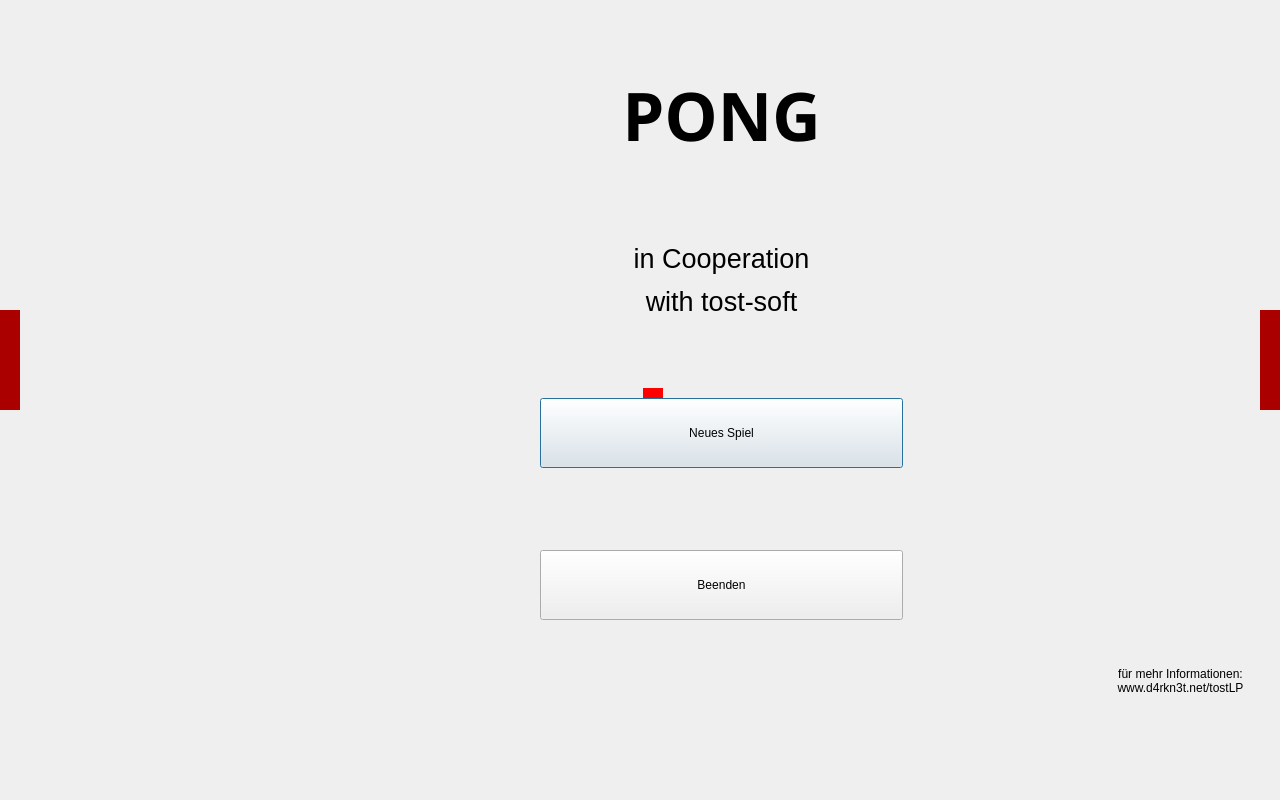
<?xml version="1.0" encoding="UTF-8"?>
<ui version="4.0">
 <class>CPongWindow</class>
 <widget class="QDialog" name="CPongWindow">
  <property name="geometry">
   <rect>
    <x>0</x>
    <y>0</y>
    <width>1280</width>
    <height>800</height>
   </rect>
  </property>
  <property name="windowTitle">
   <string>Pong</string>
  </property>
  <property name="styleSheet">
   <string notr="true"/>
  </property>
  <widget class="QWidget" name="Panel_Left" native="true">
   <property name="geometry">
    <rect>
     <x>0</x>
     <y>310</y>
     <width>20</width>
     <height>100</height>
    </rect>
   </property>
   <property name="autoFillBackground">
    <bool>false</bool>
   </property>
   <property name="styleSheet">
    <string notr="true">background-color: rgb(170, 0, 0);</string>
   </property>
  </widget>
  <widget class="QWidget" name="Ball" native="true">
   <property name="geometry">
    <rect>
     <x>643</x>
     <y>388</y>
     <width>20</width>
     <height>20</height>
    </rect>
   </property>
   <property name="styleSheet">
    <string notr="true">background-color: rgb(255, 0, 0);</string>
   </property>
  </widget>
  <widget class="QWidget" name="Panel_Right" native="true">
   <property name="geometry">
    <rect>
     <x>1260</x>
     <y>310</y>
     <width>20</width>
     <height>100</height>
    </rect>
   </property>
   <property name="styleSheet">
    <string notr="true">background-color: rgb(170, 0, 0);</string>
   </property>
  </widget>
  <widget class="QWidget" name="layoutWidget">
   <property name="geometry">
    <rect>
     <x>540</x>
     <y>69</y>
     <width>363</width>
     <height>551</height>
    </rect>
   </property>
   <layout class="QVBoxLayout" name="verticalLayout">
    <item>
     <widget class="QLabel" name="label">
      <property name="font">
       <font>
        <family>TlwgTypewriter</family>
        <pointsize>50</pointsize>
        <weight>75</weight>
        <italic>false</italic>
        <bold>true</bold>
        <underline>false</underline>
        <strikeout>false</strikeout>
       </font>
      </property>
      <property name="layoutDirection">
       <enum>Qt::RightToLeft</enum>
      </property>
      <property name="text">
       <string>PONG</string>
      </property>
      <property name="alignment">
       <set>Qt::AlignCenter</set>
      </property>
     </widget>
    </item>
    <item>
     <spacer name="verticalSpacer_2">
      <property name="orientation">
       <enum>Qt::Vertical</enum>
      </property>
      <property name="sizeHint" stdset="0">
       <size>
        <width>20</width>
        <height>40</height>
       </size>
      </property>
     </spacer>
    </item>
    <item>
     <widget class="QLabel" name="label_2">
      <property name="font">
       <font>
        <pointsize>20</pointsize>
       </font>
      </property>
      <property name="text">
       <string>&lt;html&gt;&lt;head/&gt;&lt;body&gt;&lt;p&gt;in Cooperation&lt;/p&gt;&lt;p&gt;with tost-soft&lt;/p&gt;&lt;/body&gt;&lt;/html&gt;</string>
      </property>
      <property name="alignment">
       <set>Qt::AlignCenter</set>
      </property>
     </widget>
    </item>
    <item>
     <spacer name="verticalSpacer">
      <property name="orientation">
       <enum>Qt::Vertical</enum>
      </property>
      <property name="sizeHint" stdset="0">
       <size>
        <width>20</width>
        <height>40</height>
       </size>
      </property>
     </spacer>
    </item>
    <item>
     <widget class="QPushButton" name="button_starte">
      <property name="minimumSize">
       <size>
        <width>200</width>
        <height>70</height>
       </size>
      </property>
      <property name="text">
       <string>Neues Spiel</string>
      </property>
     </widget>
    </item>
    <item>
     <spacer name="verticalSpacer_3">
      <property name="orientation">
       <enum>Qt::Vertical</enum>
      </property>
      <property name="sizeHint" stdset="0">
       <size>
        <width>20</width>
        <height>40</height>
       </size>
      </property>
     </spacer>
    </item>
    <item>
     <widget class="QPushButton" name="button_benden">
      <property name="minimumSize">
       <size>
        <width>200</width>
        <height>70</height>
       </size>
      </property>
      <property name="text">
       <string>Beenden</string>
      </property>
     </widget>
    </item>
   </layout>
  </widget>
  <widget class="QLabel" name="label_3">
   <property name="geometry">
    <rect>
     <x>1090</x>
     <y>650</y>
     <width>181</width>
     <height>61</height>
    </rect>
   </property>
   <property name="text">
    <string>für mehr Informationen:
www.d4rkn3t.net/tostLP</string>
   </property>
   <property name="alignment">
    <set>Qt::AlignCenter</set>
   </property>
  </widget>
 </widget>
 <resources/>
 <connections>
  <connection>
   <sender>button_benden</sender>
   <signal>clicked()</signal>
   <receiver>CPongWindow</receiver>
   <slot>close()</slot>
   <hints>
    <hint type="sourcelabel">
     <x>721</x>
     <y>583</y>
    </hint>
    <hint type="destinationlabel">
     <x>639</x>
     <y>359</y>
    </hint>
   </hints>
  </connection>
 </connections>
</ui>
